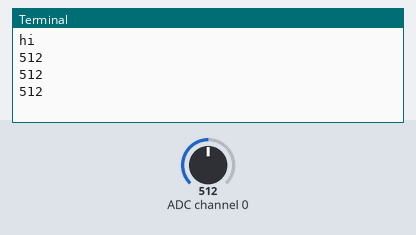
Bench run of a program on a simulated Raspberry Pi (BCM pin numbers). Parts: the last lines printed to the terminal. Inputs (shaded band) come from the test bench; at power-on: ADC channel 0 = 512 (analog values on the 0–1023 scale). Sound played through the audio output is not drawn and takes no time; library files of the repository ran but are not shown: MCP3008.py.

Above: at 1.2 s.
1.3 s: ADC channel 0 set to 534
At 2.0 s:
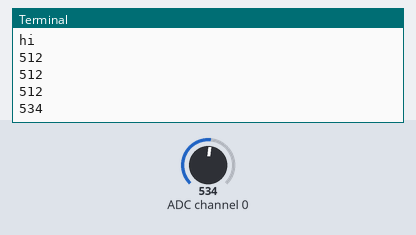
2.8 s: ADC channel 0 set to 514
At 3.5 s:
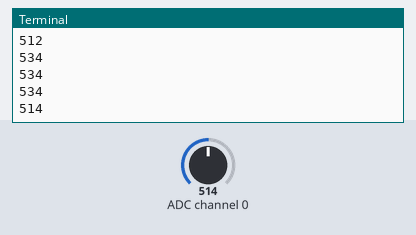
Timing chart, 0 to 5.8 s (numbered marks = the images above; inputs shaded):
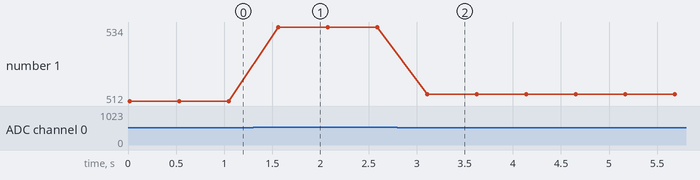

The program:

pi_protector1.py
```python
#!/usr/bin/env python
from MCP3008 import *
from Setup import *
import RPi.GPIO as GPIO

DEBUG = 0

# IR proximity sensor connected to adc #0
sensor_adc = 0


#--------------------------

print "hi"


while True:
        # read the analog pin
        proximity = readadc(sensor_adc, SPICLK, SPIMOSI, SPIMISO, SPICS)
	print proximity


	if proximity > 524:
		os.system("aplay Group\ 3.wav")
	if  300 < proximity < 524:
		os.system ("aplay Group3a.wav")


        # sleep for half a second
        time.sleep(0.5)
```

Setup.py
```python
import RPi.GPIO as GPIO
import os

GPIO.setwarnings(False)
GPIO.setmode(GPIO.BCM)

# change these as desired - they're the pins connected from the
# SPI port on the ADC to the Cobbler
SPICLK = 18
SPIMISO = 23
SPIMOSI = 24
SPICS = 25
SOUND_TOGGLE = 22

# set up the SPI interface pins
GPIO.setup(SPIMOSI, GPIO.OUT)
GPIO.setup(SPIMISO, GPIO.IN)
GPIO.setup(SPICLK, GPIO.OUT)
GPIO.setup(SPICS, GPIO.OUT)
GPIO.setup(SOUND_TOGGLE, GPIO.IN)

os.system('sudo amixer cset numid=1 -- 95% > /dev/null')
```

Measured:
- after the input at 1.3 s, the terminal: prints a new line after 0.26 s (image 1)
- after the input at 2.8 s, the terminal: prints a new line after 0.31 s (image 2)
- plotted number 1: 512 → 534 after the input at 1.3 s, 534 → 514 after the input at 2.8 s
